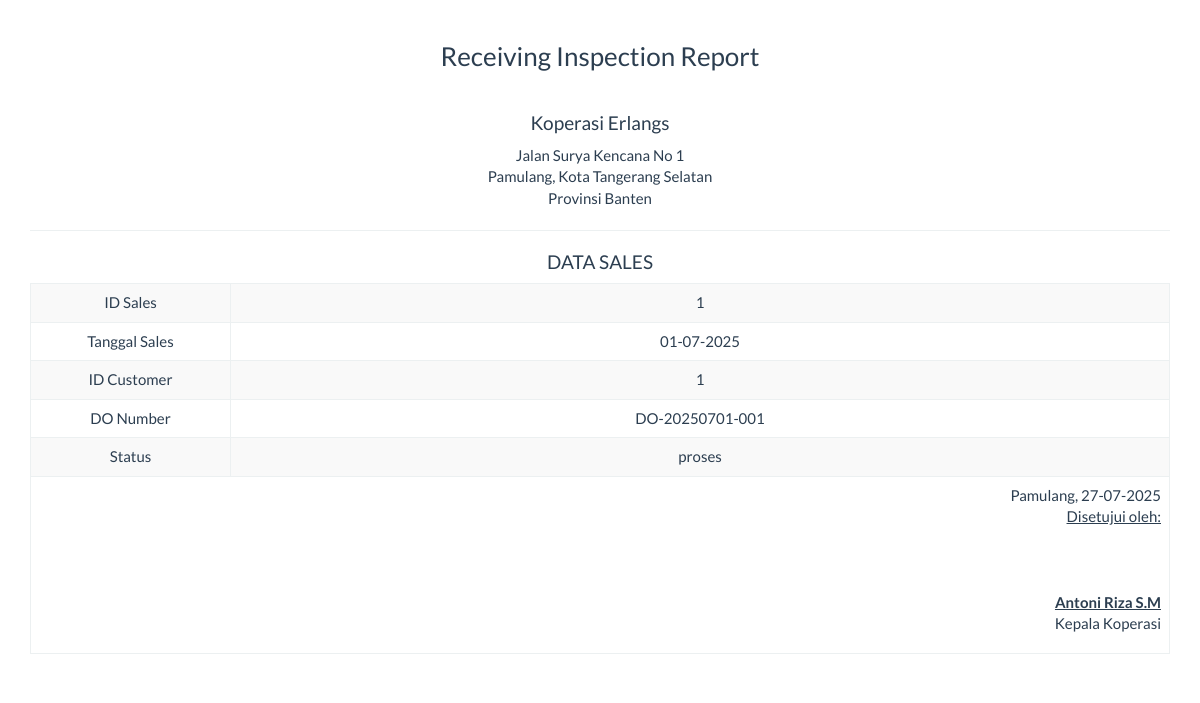
The page /report/sales_satu.php?id=1 on the database as committed earlier.
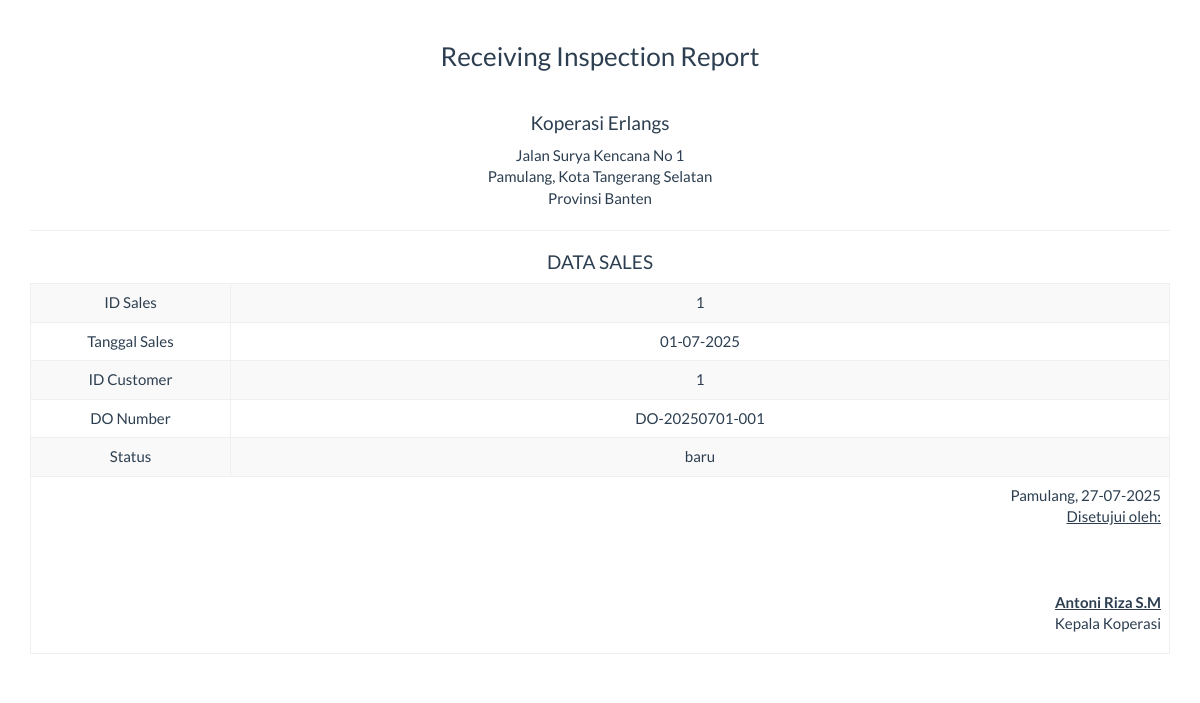
The same page on the database as committed later.
### tables this page shows
CREATE TABLE `sales` (
  `id_sales` int NOT NULL,
  `tgl_sales` date DEFAULT NULL,
  `id_customer` int DEFAULT NULL,
  `do_number` varchar(50) DEFAULT NULL,
  `status` enum('baru','proses','selesai') DEFAULT NULL
);

### report/sales_satu.php (the view, shortened to what this page needs)
<!DOCTYPE html>
<html>
<head>
    <link href="../Assets/css/bootstrap.min.css" rel="stylesheet" type="text/css"/>
</head>
<body onload="print()">
    <?php
    include '../config/koneksi.php';
    $id = mysqli_real_escape_string($koneksi, $_GET['id']);
    $sql = "SELECT * FROM sales WHERE id_sales='$id'";
    $query = mysqli_query($koneksi, $sql) or die("SQL Detail error");
    $data = mysqli_fetch_array($query);
    ?>
    <div class="container">
        <div class='row'>
            <div class="col-sm-12">
                <div class="text-center">
                    <br>
                    <h3>Receiving Inspection Report</h3><br>
                    <h4>Koperasi Erlangs</h4>
                    <p>Jalan Surya Kencana No 1<br>Pamulang, Kota Tangerang Selatan<br>Provinsi Banten</p>
                    <hr>
                    <h4>DATA SALES</h4>
                    <table class="table table-bordered table-striped table-hover">
                        <tbody>
                            <tr>
                                <td width="200">ID Sales</td> <td><?= $data['id_sales'] ?></td>
                            </tr>
                            <tr>
                                <td>Tanggal Sales</td> <td><?= date('d-m-Y', strtotime($data['tgl_sales'])) ?></td>
                            </tr>
                            <tr>
                                <td>ID Customer</td> <td><?= $data['id_customer'] ?></td>
                            </tr>
                            <tr>
                                <td>DO Number</td> <td><?= $data['do_number'] ?></td>
                            </tr>
                            <tr>
                                <td>Status</td> <td><?= $data['status'] ?></td>
                            </tr>
                        </tbody>
                        <tfoot>
                            <tr>
                                <td colspan="2" class="text-right">
                                    <p style="margin-bottom: 0;">
                                        Pamulang, <?= date("d-m-Y") ?><br>
                                        <u>Disetujui oleh:</u>
                                    </p>
                                    <br><br><br>
                                    <u><strong>Antoni Riza S.M</strong></u><br>
                                    <p>Kepala Koperasi</p>
                                </td>
                            </tr>
                        </tfoot>
                    </table>
                </div>
            </div>
        </div>
    </div>
</body>
</html>

Rows that differ between the two databases and show on the page:
changed sales "DO-20250701-001": status "proses" → "baru"
